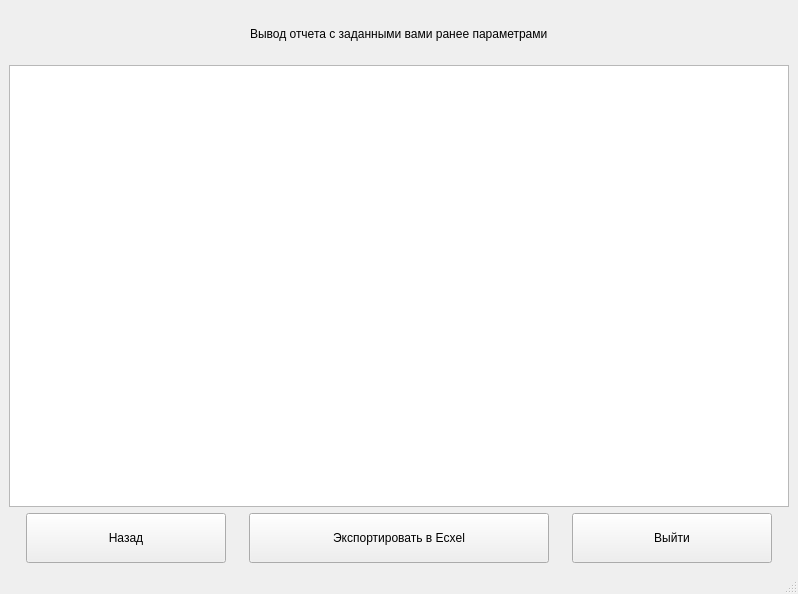
<?xml version="1.0" encoding="UTF-8"?>
<ui version="4.0">
 <class>ReportWindow</class>
 <widget class="QMainWindow" name="ReportWindow">
  <property name="geometry">
   <rect>
    <x>0</x>
    <y>0</y>
    <width>798</width>
    <height>594</height>
   </rect>
  </property>
  <property name="windowTitle">
   <string>Вывод отчета</string>
  </property>
  <widget class="QWidget" name="centralwidget">
   <layout class="QVBoxLayout" name="verticalLayout">
    <item alignment="Qt::AlignHCenter|Qt::AlignTop">
     <widget class="QLabel" name="HeadingLabel">
      <property name="minimumSize">
       <size>
        <width>0</width>
        <height>50</height>
       </size>
      </property>
      <property name="maximumSize">
       <size>
        <width>16777215</width>
        <height>50</height>
       </size>
      </property>
      <property name="text">
       <string>Вывод отчета с заданными вами ранее параметрами</string>
      </property>
     </widget>
    </item>
    <item>
     <widget class="QTableView" name="TableView">
      <property name="minimumSize">
       <size>
        <width>0</width>
        <height>0</height>
       </size>
      </property>
      <property name="maximumSize">
       <size>
        <width>16777215</width>
        <height>16777215</height>
       </size>
      </property>
     </widget>
    </item>
    <item>
     <layout class="QHBoxLayout" name="horizontalLayout">
      <item>
       <widget class="QPushButton" name="BackPushButton">
        <property name="minimumSize">
         <size>
          <width>150</width>
          <height>50</height>
         </size>
        </property>
        <property name="maximumSize">
         <size>
          <width>200</width>
          <height>50</height>
         </size>
        </property>
        <property name="text">
         <string>Назад</string>
        </property>
       </widget>
      </item>
      <item>
       <widget class="QPushButton" name="ExportPushButton">
        <property name="minimumSize">
         <size>
          <width>250</width>
          <height>50</height>
         </size>
        </property>
        <property name="maximumSize">
         <size>
          <width>300</width>
          <height>50</height>
         </size>
        </property>
        <property name="text">
         <string>Экспортировать в Ecxel</string>
        </property>
       </widget>
      </item>
      <item>
       <widget class="QPushButton" name="QuitPushButton">
        <property name="minimumSize">
         <size>
          <width>150</width>
          <height>50</height>
         </size>
        </property>
        <property name="maximumSize">
         <size>
          <width>200</width>
          <height>50</height>
         </size>
        </property>
        <property name="text">
         <string>Выйти</string>
        </property>
       </widget>
      </item>
     </layout>
    </item>
   </layout>
  </widget>
  <widget class="QStatusBar" name="statusbar"/>
 </widget>
 <resources/>
 <connections/>
</ui>
